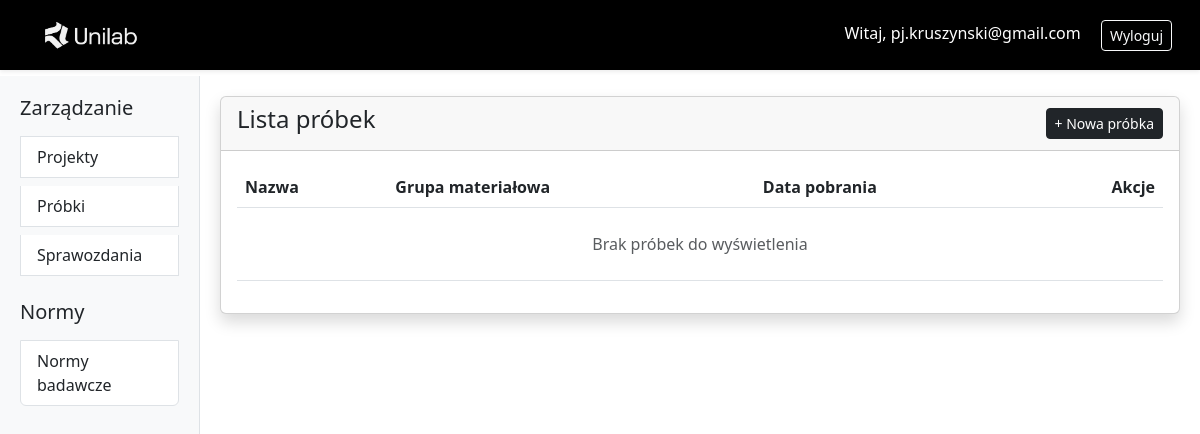
Before: /samples/ (signed in) with the older database file.
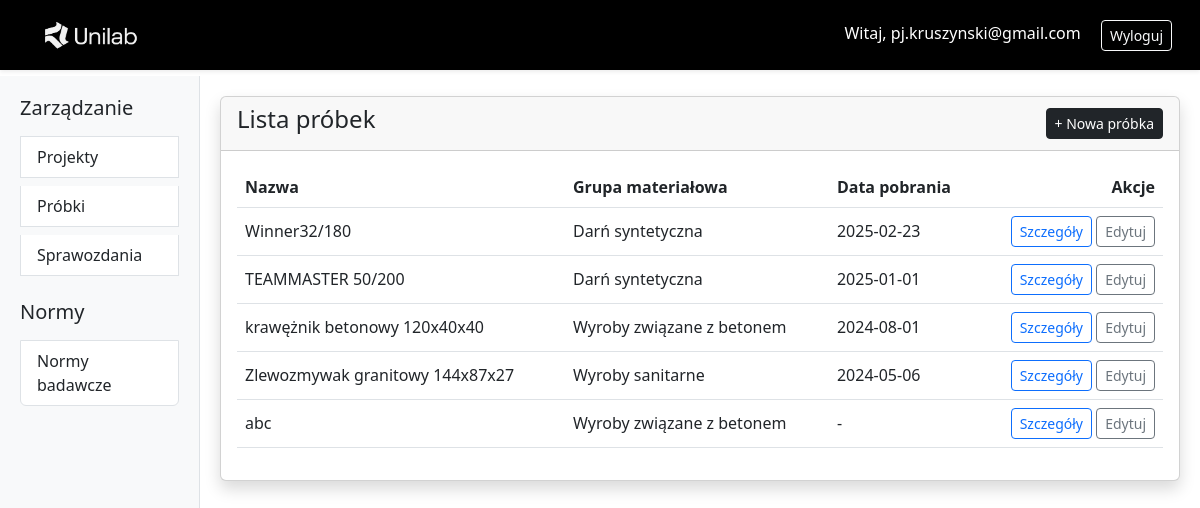
After: the same page with the newer database file.
### projects/models.py (models this page shows, shortened)
class Sample(models.Model):
    class MaterialType(models.TextChoices):
        UNSELECTED = "UNS", "Niewybrany"
        CONCRETE = "CON", "Wyroby związane z betonem"
        EXTERIOR_FACADE = "EXF", "Elewacje zewnętrzne"
        SPORTS_SURFACE = "SPS", "Nawierzchnie sportowe"
        PULL_OFF = "OFF", "Testy pull-off"
        WALLPAPER = "WAP", "Tapety"
        SYNTHETIC_TURF = "SYT", "Darń syntetyczna"
        PLASTER_AND_ADHESIVES = "PLA", "Tynk i kleje"
        CONCRETE_PREFABRICATED = "CPR", "Wyroby prefabrykowane z betonu"
        FLOOR_COVERING = "FLC", "Wykładziny podłogowe"
        SANITARY_PRODUCT = "SAN", "Wyroby sanitarne"
        EXTERIOR_SHUTTERS = "EXS", "Zasłony i żaluzje zewnętrzne"
    name = models.CharField("Nazwa próbki", max_length=50)
    description = models.TextField(null=True, blank=True)
    material_type = models.CharField(max_length=3, choices=MaterialType.choices, default=MaterialType.UNSELECTED, validators=[validate_material_type])
    collection_date = models.DateField(null=True, blank=True)
    class Meta:
        verbose_name = _("Próbka")
        verbose_name_plural = _("Próbki")
        ordering = ['-collection_date']

### projects/views.py (the view)
class SampleListView(LoginRequiredMixin, ListView):
    model = Sample
    template_name = 'sample_list.html'
    context_object_name = 'samples'
    paginate_by = 15
    def get_queryset(self):
        user = self.request.user
        if user.is_superuser:
            return Sample.objects.all()
        if user.groups.filter(name='Lab_member').exists():
            return Sample.objects.filter(assign_to=user)
        if user.groups.filter(name='Lab_user').exists():
            return Sample.objects.filter(report__project__client=user)
        return Sample.objects.none()

### projects/templates/sample_list.html
{% extends "base.html" %}
{% block content %}
<div class="card shadow">
  <div class="card-header d-flex justify-content-between align-items-center">
    <h4>Lista próbek</h4>
    {% if request.user.groups.all.0.name == 'Lab_member' or request.user.is_superuser %}
      <a href="{% url 'sample_create' %}" class="btn btn-dark btn-sm">+ Nowa próbka</a>
    {% endif %}
  </div>
  <div class="card-body">
    <table class="table table-hover align-middle">
      <thead>
        <tr>
          <th>Nazwa</th>
          <th>Grupa materiałowa</th>
          <th>Data pobrania</th>
          <th class="text-end">Akcje</th>
        </tr>
      </thead>
      <tbody>
        {% for sample in samples %}
        <tr>
          <td>{{ sample.name }}</td>
          <td>{{ sample.get_material_type_display }}</td>
          <td>{{ sample.collection_date|date:"Y-m-d"|default:"-" }}</td>
          <td class="text-end">
            <a href="{% url 'sample_detail' sample.pk %}" class="btn btn-sm btn-outline-primary">Szczegóły</a>
            {% if request.user.groups.all.0.name == 'Lab_member' or request.user.is_superuser %}
              <a href="{% url 'sample_update' sample.pk %}" class="btn btn-sm btn-outline-secondary">Edytuj</a>
            {% endif %}
          </td>
        </tr>
        {% empty %}
        <tr>
          <td colspan="4" class="text-center text-muted py-4">
            Brak próbek do wyświetlenia
          </td>
        </tr>
        {% endfor %}
      </tbody>
    </table>
  </div>
</div>
{% endblock %}

Changed rows visible on the page:
added Sample: name "Winner32/180", material_type "Darń syntetyczna", collection_date "2025-02-23"
added Sample: name "TEAMMASTER 50/200", material_type "Darń syntetyczna", collection_date "2025-01-01"
added Sample: name "krawężnik betonowy 120x40x40", material_type "Wyroby związane z betonem", collection_date "2024-08-01"
added Sample: name "Zlewozmywak granitowy 144x87x27", material_type "Wyroby sanitarne", collection_date "2024-05-06"
added Sample: name "abc", material_type "Wyroby związane z betonem", collection_date "-"
Other visible differences:
text no longer shown: "Brak próbek do wyświetlenia"
